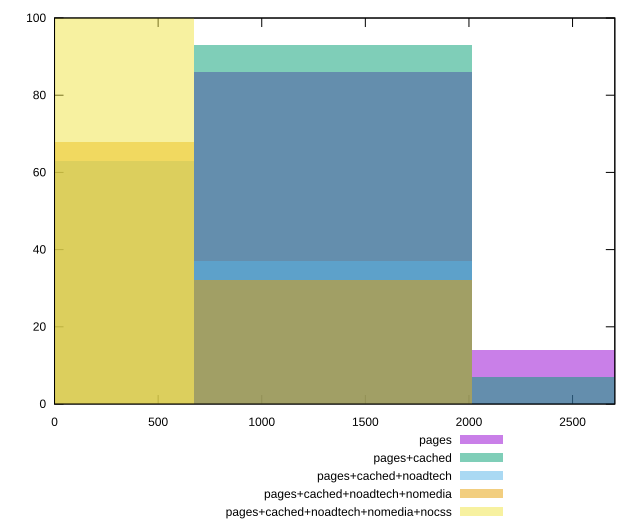

Write the gnuplot code that produced this figure.
reset

$pages <<EOF
1342.7363668521266 86
2685.472733704253 14
EOF

$pagesCached <<EOF
2685.472733704253 7
1342.7363668521266 93
EOF

$pagesCachedNoadtech <<EOF
1342.7363668521266 37
0 63
EOF

$pagesCachedNoadtechNomedia <<EOF
1342.7363668521266 32
0 68
EOF

$pagesCachedNoadtechNomediaNocss <<EOF
0 100
EOF

set key outside below
set boxwidth 1342.7363668521266
set xrange [0:2704]
set yrange [0:100]
set trange [0:100]
set style fill transparent solid 0.5 noborder
set terminal svg size 640, 530 enhanced background rgb 'white'
set output "report_00013_2021-02-09T12-04-24.940Z/render-blocking-resources/comparison/histogram/all_raw.svg"

plot $pages title "pages" with boxes, \
     $pagesCached title "pages+cached" with boxes, \
     $pagesCachedNoadtech title "pages+cached+noadtech" with boxes, \
     $pagesCachedNoadtechNomedia title "pages+cached+noadtech+nomedia" with boxes, \
     $pagesCachedNoadtechNomediaNocss title "pages+cached+noadtech+nomedia+nocss" with boxes

reset
